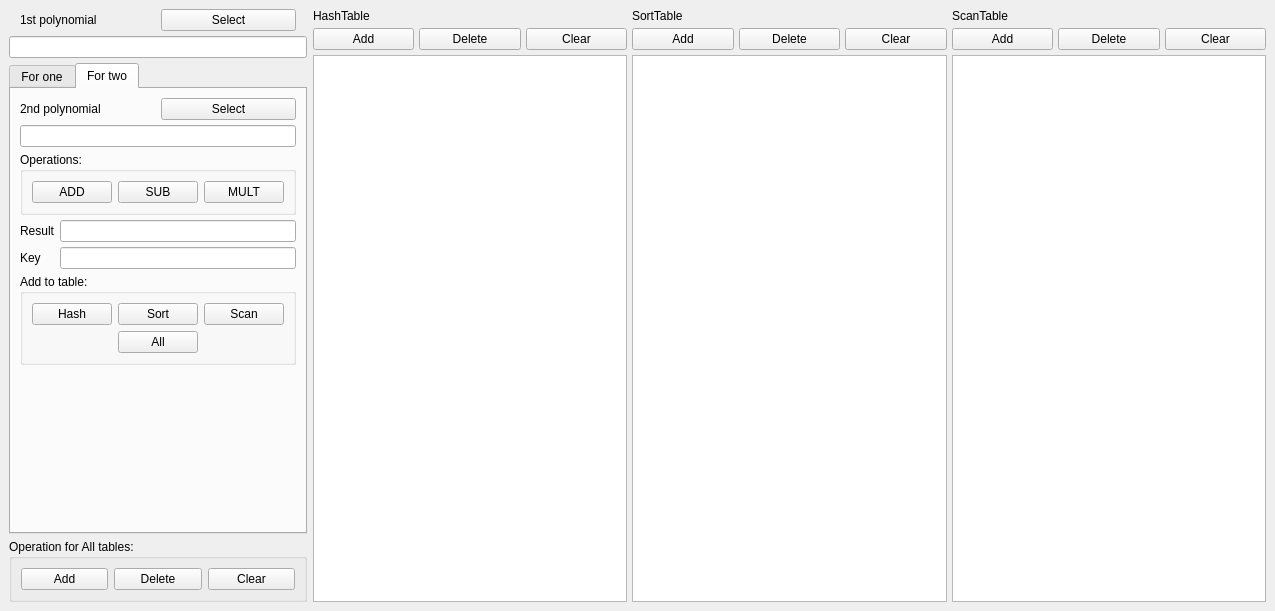
<?xml version="1.0" encoding="UTF-8"?>
<ui version="4.0">
 <class>MainWindow</class>
 <widget class="QMainWindow" name="MainWindow">
  <property name="geometry">
   <rect>
    <x>0</x>
    <y>0</y>
    <width>1275</width>
    <height>611</height>
   </rect>
  </property>
  <property name="windowTitle">
   <string>Tables of Poly</string>
  </property>
  <widget class="QWidget" name="centralwidget">
   <layout class="QGridLayout" name="gridLayout">
    <item row="0" column="0">
     <layout class="QFormLayout" name="formLayout">
      <item row="0" column="0">
       <layout class="QVBoxLayout" name="verticalLayout_3">
        <property name="spacing">
         <number>5</number>
        </property>
        <property name="leftMargin">
         <number>0</number>
        </property>
        <property name="topMargin">
         <number>0</number>
        </property>
        <property name="rightMargin">
         <number>0</number>
        </property>
        <property name="bottomMargin">
         <number>0</number>
        </property>
        <item>
         <layout class="QHBoxLayout" name="horizontalLayout_2">
          <property name="spacing">
           <number>5</number>
          </property>
          <property name="leftMargin">
           <number>11</number>
          </property>
          <property name="rightMargin">
           <number>11</number>
          </property>
          <item>
           <widget class="QLabel" name="label_2">
            <property name="text">
             <string>1st polynomial</string>
            </property>
           </widget>
          </item>
          <item>
           <widget class="QPushButton" name="select1Poly">
            <property name="text">
             <string>Select</string>
            </property>
           </widget>
          </item>
         </layout>
        </item>
        <item>
         <widget class="QLineEdit" name="line1Poly">
          <property name="sizePolicy">
           <sizepolicy hsizetype="Expanding" vsizetype="Fixed">
            <horstretch>0</horstretch>
            <verstretch>0</verstretch>
           </sizepolicy>
          </property>
          <property name="clearButtonEnabled">
           <bool>true</bool>
          </property>
         </widget>
        </item>
        <item>
         <widget class="QTabWidget" name="tabWidget">
          <property name="currentIndex">
           <number>1</number>
          </property>
          <property name="tabBarAutoHide">
           <bool>true</bool>
          </property>
          <widget class="QWidget" name="tab_1">
           <attribute name="title">
            <string>For one</string>
           </attribute>
           <layout class="QVBoxLayout" name="verticalLayout_2">
            <item>
             <widget class="QGroupBox" name="groupBox_2">
              <property name="title">
               <string>Value at point:</string>
              </property>
              <layout class="QVBoxLayout" name="verticalLayout_4">
               <item>
                <layout class="QGridLayout" name="gridLayout_4">
                 <item row="1" column="0">
                  <widget class="QLineEdit" name="lineX">
                   <property name="sizePolicy">
                    <sizepolicy hsizetype="Ignored" vsizetype="Fixed">
                     <horstretch>0</horstretch>
                     <verstretch>0</verstretch>
                    </sizepolicy>
                   </property>
                  </widget>
                 </item>
                 <item row="0" column="0">
                  <widget class="QLabel" name="label_8">
                   <property name="text">
                    <string>x</string>
                   </property>
                   <property name="alignment">
                    <set>Qt::AlignCenter</set>
                   </property>
                  </widget>
                 </item>
                 <item row="0" column="1">
                  <widget class="QLabel" name="label_9">
                   <property name="text">
                    <string>y</string>
                   </property>
                   <property name="alignment">
                    <set>Qt::AlignCenter</set>
                   </property>
                  </widget>
                 </item>
                 <item row="0" column="2">
                  <widget class="QLabel" name="label_10">
                   <property name="text">
                    <string>z</string>
                   </property>
                   <property name="alignment">
                    <set>Qt::AlignCenter</set>
                   </property>
                  </widget>
                 </item>
                 <item row="1" column="1">
                  <widget class="QLineEdit" name="lineY">
                   <property name="sizePolicy">
                    <sizepolicy hsizetype="Ignored" vsizetype="Fixed">
                     <horstretch>0</horstretch>
                     <verstretch>0</verstretch>
                    </sizepolicy>
                   </property>
                  </widget>
                 </item>
                 <item row="1" column="2">
                  <widget class="QLineEdit" name="lineZ">
                   <property name="sizePolicy">
                    <sizepolicy hsizetype="Ignored" vsizetype="Fixed">
                     <horstretch>0</horstretch>
                     <verstretch>0</verstretch>
                    </sizepolicy>
                   </property>
                  </widget>
                 </item>
                </layout>
               </item>
               <item>
                <layout class="QHBoxLayout" name="horizontalLayout_8">
                 <item>
                  <widget class="QPushButton" name="pushButton_calculate">
                   <property name="text">
                    <string>Calculate</string>
                   </property>
                  </widget>
                 </item>
                 <item>
                  <widget class="QLineEdit" name="lineValue">
                   <property name="readOnly">
                    <bool>true</bool>
                   </property>
                  </widget>
                 </item>
                </layout>
               </item>
              </layout>
             </widget>
            </item>
            <item>
             <spacer name="verticalSpacer">
              <property name="orientation">
               <enum>Qt::Vertical</enum>
              </property>
              <property name="sizeHint" stdset="0">
               <size>
                <width>20</width>
                <height>40</height>
               </size>
              </property>
             </spacer>
            </item>
           </layout>
          </widget>
          <widget class="QWidget" name="tab_2">
           <attribute name="title">
            <string>For two</string>
           </attribute>
           <layout class="QVBoxLayout" name="verticalLayout">
            <property name="spacing">
             <number>5</number>
            </property>
            <item>
             <layout class="QHBoxLayout" name="horizontalLayout_5">
              <item>
               <widget class="QLabel" name="label">
                <property name="text">
                 <string>2nd polynomial</string>
                </property>
               </widget>
              </item>
              <item>
               <widget class="QPushButton" name="select2Poly">
                <property name="text">
                 <string>Select</string>
                </property>
               </widget>
              </item>
             </layout>
            </item>
            <item>
             <widget class="QLineEdit" name="line2Poly">
              <property name="clearButtonEnabled">
               <bool>true</bool>
              </property>
             </widget>
            </item>
            <item>
             <widget class="QGroupBox" name="groupBox">
              <property name="sizePolicy">
               <sizepolicy hsizetype="Preferred" vsizetype="Fixed">
                <horstretch>0</horstretch>
                <verstretch>0</verstretch>
               </sizepolicy>
              </property>
              <property name="title">
               <string>Operations:</string>
              </property>
              <layout class="QHBoxLayout" name="horizontalLayout_7">
               <item>
                <widget class="QPushButton" name="pushButton_ADD">
                 <property name="text">
                  <string>ADD</string>
                 </property>
                </widget>
               </item>
               <item>
                <widget class="QPushButton" name="pushButton_SUB">
                 <property name="text">
                  <string>SUB</string>
                 </property>
                </widget>
               </item>
               <item>
                <widget class="QPushButton" name="pushButton_MULT">
                 <property name="text">
                  <string>MULT</string>
                 </property>
                </widget>
               </item>
              </layout>
             </widget>
            </item>
            <item>
             <layout class="QFormLayout" name="formLayout_2">
              <item row="0" column="0">
               <widget class="QLabel" name="label_6">
                <property name="text">
                 <string>Result</string>
                </property>
               </widget>
              </item>
              <item row="0" column="1">
               <widget class="QLineEdit" name="lineResPoly">
                <property name="readOnly">
                 <bool>true</bool>
                </property>
               </widget>
              </item>
              <item row="1" column="1">
               <widget class="QLineEdit" name="lineKey">
                <property name="clearButtonEnabled">
                 <bool>true</bool>
                </property>
               </widget>
              </item>
              <item row="1" column="0">
               <widget class="QLabel" name="label_7">
                <property name="text">
                 <string>Key</string>
                </property>
               </widget>
              </item>
             </layout>
            </item>
            <item>
             <widget class="QGroupBox" name="groupBox">
              <property name="sizePolicy">
               <sizepolicy hsizetype="Preferred" vsizetype="Fixed">
                <horstretch>0</horstretch>
                <verstretch>0</verstretch>
               </sizepolicy>
              </property>
              <property name="title">
               <string>Add to table:</string>
              </property>
              <layout class="QGridLayout" name="gridLayout_3">
               <item row="0" column="0">
                <widget class="QPushButton" name="pushButton_toHash">
                 <property name="text">
                  <string>Hash</string>
                 </property>
                </widget>
               </item>
               <item row="0" column="1">
                <widget class="QPushButton" name="pushButton_toSort">
                 <property name="text">
                  <string>Sort</string>
                 </property>
                </widget>
               </item>
               <item row="0" column="2">
                <widget class="QPushButton" name="pushButton_toScan">
                 <property name="text">
                  <string>Scan</string>
                 </property>
                </widget>
               </item>
               <item row="1" column="1">
                <widget class="QPushButton" name="pushButton_toAll">
                 <property name="text">
                  <string>All</string>
                 </property>
                </widget>
               </item>
              </layout>
             </widget>
            </item>
            <item>
             <spacer name="verticalSpacer_2">
              <property name="orientation">
               <enum>Qt::Vertical</enum>
              </property>
              <property name="sizeHint" stdset="0">
               <size>
                <width>20</width>
                <height>40</height>
               </size>
              </property>
             </spacer>
            </item>
           </layout>
          </widget>
         </widget>
        </item>
        <item>
         <widget class="QGroupBox" name="groupBox_3">
          <property name="title">
           <string>Operation for All tables:</string>
          </property>
          <layout class="QHBoxLayout" name="horizontalLayout_6">
           <item>
            <widget class="QPushButton" name="addToAll">
             <property name="text">
              <string>Add</string>
             </property>
            </widget>
           </item>
           <item>
            <widget class="QPushButton" name="delFromAll">
             <property name="text">
              <string>Delete</string>
             </property>
            </widget>
           </item>
           <item>
            <widget class="QPushButton" name="ClearAll">
             <property name="text">
              <string>Clear</string>
             </property>
            </widget>
           </item>
          </layout>
         </widget>
        </item>
       </layout>
      </item>
      <item row="0" column="1">
       <layout class="QGridLayout" name="gridLayout_2">
        <property name="leftMargin">
         <number>0</number>
        </property>
        <property name="topMargin">
         <number>0</number>
        </property>
        <property name="rightMargin">
         <number>0</number>
        </property>
        <property name="bottomMargin">
         <number>0</number>
        </property>
        <property name="spacing">
         <number>5</number>
        </property>
        <item row="2" column="1">
         <widget class="QTextBrowser" name="tableSort"/>
        </item>
        <item row="0" column="1">
         <widget class="QLabel" name="label_4">
          <property name="text">
           <string>SortTable</string>
          </property>
         </widget>
        </item>
        <item row="1" column="0">
         <layout class="QHBoxLayout" name="horizontalLayout">
          <item>
           <widget class="QPushButton" name="pushButton_Hash_add">
            <property name="text">
             <string>Add</string>
            </property>
           </widget>
          </item>
          <item>
           <widget class="QPushButton" name="pushButton_Hash_del">
            <property name="text">
             <string>Delete</string>
            </property>
           </widget>
          </item>
          <item>
           <widget class="QPushButton" name="pushButton_Hash_clear">
            <property name="text">
             <string>Clear</string>
            </property>
           </widget>
          </item>
         </layout>
        </item>
        <item row="1" column="2">
         <layout class="QHBoxLayout" name="horizontalLayout_4">
          <item>
           <widget class="QPushButton" name="pushButton_Scan_add">
            <property name="text">
             <string>Add</string>
            </property>
           </widget>
          </item>
          <item>
           <widget class="QPushButton" name="pushButton_Scan_del">
            <property name="text">
             <string>Delete</string>
            </property>
           </widget>
          </item>
          <item>
           <widget class="QPushButton" name="pushButton_Scan_clear">
            <property name="text">
             <string>Clear</string>
            </property>
           </widget>
          </item>
         </layout>
        </item>
        <item row="0" column="2">
         <widget class="QLabel" name="label_5">
          <property name="text">
           <string>ScanTable</string>
          </property>
         </widget>
        </item>
        <item row="0" column="0">
         <widget class="QLabel" name="label_3">
          <property name="text">
           <string>HashTable</string>
          </property>
         </widget>
        </item>
        <item row="2" column="0">
         <widget class="QTextBrowser" name="tableHash"/>
        </item>
        <item row="1" column="1">
         <layout class="QHBoxLayout" name="horizontalLayout_3">
          <item>
           <widget class="QPushButton" name="pushButton_Sort_add">
            <property name="text">
             <string>Add</string>
            </property>
           </widget>
          </item>
          <item>
           <widget class="QPushButton" name="pushButton_Sort_del">
            <property name="text">
             <string>Delete</string>
            </property>
           </widget>
          </item>
          <item>
           <widget class="QPushButton" name="pushButton_Sort_clear">
            <property name="text">
             <string>Clear</string>
            </property>
           </widget>
          </item>
         </layout>
        </item>
        <item row="2" column="2">
         <widget class="QTextBrowser" name="tableScan"/>
        </item>
       </layout>
      </item>
     </layout>
    </item>
   </layout>
  </widget>
  <widget class="QMenuBar" name="menubar">
   <property name="geometry">
    <rect>
     <x>0</x>
     <y>0</y>
     <width>1275</width>
     <height>26</height>
    </rect>
   </property>
  </widget>
 </widget>
 <resources/>
 <connections/>
</ui>
